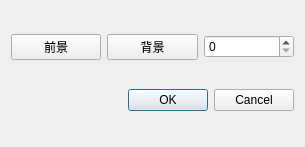
<?xml version="1.0" encoding="UTF-8"?>
<ui version="4.0">
 <class>ColorSizeDialog</class>
 <widget class="QDialog" name="ColorSizeDialog">
  <property name="geometry">
   <rect>
    <x>0</x>
    <y>0</y>
    <width>305</width>
    <height>147</height>
   </rect>
  </property>
  <property name="windowTitle">
   <string>Dialog</string>
  </property>
  <layout class="QHBoxLayout" name="horizontalLayout_2">
   <item>
    <layout class="QVBoxLayout" name="verticalLayout">
     <item>
      <layout class="QHBoxLayout" name="horizontalLayout">
       <item>
        <widget class="QPushButton" name="pushButton">
         <property name="text">
          <string>前景</string>
         </property>
        </widget>
       </item>
       <item>
        <widget class="QPushButton" name="pushButton_2">
         <property name="text">
          <string>背景</string>
         </property>
        </widget>
       </item>
       <item>
        <widget class="QSpinBox" name="spinBox"/>
       </item>
      </layout>
     </item>
     <item>
      <widget class="QDialogButtonBox" name="buttonBox">
       <property name="orientation">
        <enum>Qt::Horizontal</enum>
       </property>
       <property name="standardButtons">
        <set>QDialogButtonBox::Cancel|QDialogButtonBox::Ok</set>
       </property>
      </widget>
     </item>
    </layout>
   </item>
  </layout>
 </widget>
 <resources/>
 <connections>
  <connection>
   <sender>buttonBox</sender>
   <signal>accepted()</signal>
   <receiver>ColorSizeDialog</receiver>
   <slot>accept()</slot>
   <hints>
    <hint type="sourcelabel">
     <x>248</x>
     <y>254</y>
    </hint>
    <hint type="destinationlabel">
     <x>157</x>
     <y>274</y>
    </hint>
   </hints>
  </connection>
  <connection>
   <sender>buttonBox</sender>
   <signal>rejected()</signal>
   <receiver>ColorSizeDialog</receiver>
   <slot>reject()</slot>
   <hints>
    <hint type="sourcelabel">
     <x>316</x>
     <y>260</y>
    </hint>
    <hint type="destinationlabel">
     <x>286</x>
     <y>274</y>
    </hint>
   </hints>
  </connection>
 </connections>
</ui>
